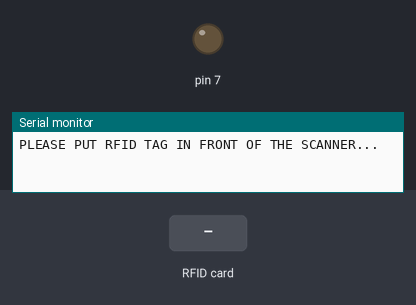
A sketch run on a simulated Arduino Uno, built with avr-gcc and run on an emulated ATmega328P. Parts: output pins drawn as LEDs (lit = HIGH), the last lines printed to the serial monitor. Inputs (shaded band) come from the test bench. Pins used as bus, display or sensor lines are not drawn.

Above: at 1.2 s.
1.3 s: RFID card 13 53 2F 13 held to the reader
At 1.7 s:
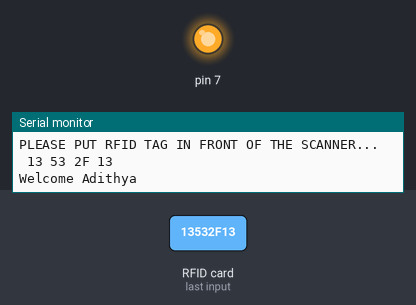
3.3 s: RFID card D3 11 18 0C held to the reader
At 6.8 s:
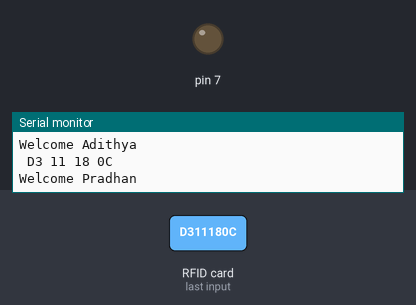
Timing chart, 0 to 8.3 s (numbered marks = the images above; inputs shaded):
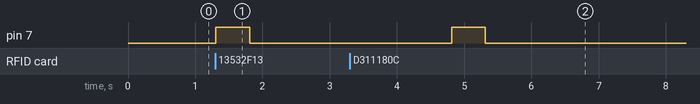

Measured:
- after the input at 1.3 s, pin 7: LOW → HIGH at once, → LOW 0.50 s later
- after the input at 3.3 s, pin 7: LOW → HIGH after 1.5 s, → LOW 0.50 s later

The sketch:

Arduino_Code__Attendance_system_.ino
```cpp
#include <SPI.h>
#include <MFRC522.h>
#include <Servo.h>

#include "SoftwareSerial.h"
#define SS_PIN 10
#define RST_PIN 9
MFRC522 mfrc522(SS_PIN, RST_PIN);   // Create a MFRC522 object.
SoftwareSerial ser(2, 3); // RX, TX6
void setup()
{
  Serial.begin(9600);   // Initiate the serial communication
  ser.begin (115200);
  SPI.begin();      // Initiate the SPI bus
  mfrc522.PCD_Init();   // Initiate MFRC522
  Serial.println("PLEASE PUT RFID TAG IN FRONT OF THE SCANNER...");
  Serial.println();
  pinMode(7,OUTPUT);
}

void loop()
{
  int pos;
  // Look for new cards
  if ( ! mfrc522.PICC_IsNewCardPresent())
  {
    return;
  }
  // Select one of the cards
  if ( ! mfrc522.PICC_ReadCardSerial())
  {
    return;
  }
  //Show UID on serial monitor

  String content = "";
  byte letter;
  for (byte i = 0; i < mfrc522.uid.size; i++)
  {
    Serial.print(mfrc522.uid.uidByte[i] < 0x10 ? " 0" : " ");
    Serial.print(mfrc522.uid.uidByte[i], HEX);
    content.concat(String(mfrc522.uid.uidByte[i] < 0x10 ? " 0" : " "));
    content.concat(String(mfrc522.uid.uidByte[i], HEX));
  }
  Serial.println();
  content.toUpperCase();
  if (content.substring(1) == "13 53 2F 13" ) //change here the UID of the card
  {
    Serial.println("Welcome Adithya");
    ser.write(1);
    digitalWrite(7,HIGH);
    delay(500);
    digitalWrite(7,LOW);
    delay(3000);
  }

  if (content.substring(1) == "D3 11 18 0C" ) //change here the UID of the card
  {
    Serial.println("Welcome Pradhan");
    ser.write(2);
    digitalWrite(7,HIGH);
    delay(500);
    digitalWrite(7,LOW);
    delay(3000);
  }
}
```
